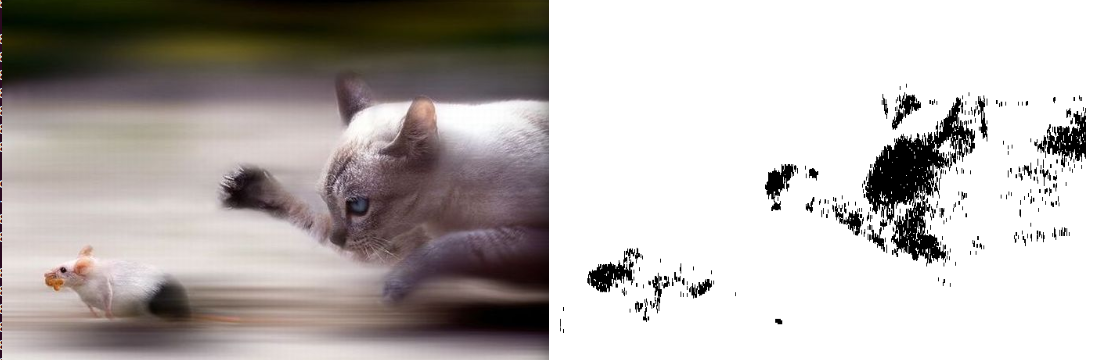
#> input picture demo.png, 1095 x 360 px; its folder holds only this picture in this run
$ python main.py demo.png   (Python 2 division)
#> lines starting #> are read from the running program, lines starting #| are printed output that depends on the picture
### scripts.py
#!/usr/bin/env python
# -*- coding: utf-8 -*-
__author__ = 'Will Brennan'


# Built-in Modules
import os
import argparse
import logging
# Standard Modules
import cv2
import numpy
# Custom Modules

logger = logging.getLogger('main')


def get_logger(level=logging.INFO, quite=False, debug=False, to_file=''):
    """
    This function initialises a logger to stdout.
    :return: logger
    """
    assert level in [logging.DEBUG, logging.INFO, logging.WARNING, logging.CRITICAL]
    logger = logging.getLogger('main')
    formatter = logging.Formatter('%(asctime)s - %(funcName)s - %(levelname)s - %(message)s')
    if debug:
        level = logging.DEBUG
    logger.setLevel(level=level)
    if not quite:
        if to_file:
            fh = logging.FileHandler(to_file)
            fh.setLevel(level=level)
            fh.setFormatter(formatter)
            logger.addHandler(fh)
        else:
            ch = logging.StreamHandler()
            ch.setLevel(level=level)
            ch.setFormatter(formatter)
            logger.addHandler(ch)
    return logger


def get_args(default=None, args_string=''):
    """
    :param default: dictionary of default arguments with keys as `dest`
    :return: command line arguments
    """
    if not default:
        default = {}
    parser = argparse.ArgumentParser(description=__doc__)
    parser.add_argument('image_paths', type=str, nargs='+', help="Filepath for input images or folder containing images")
    parser.add_argument('-p', '--superpixel', dest='superpixel', action='store_true', help='generate blur estimation for superpixels')
    parser.add_argument('-r', '--thresh', dest='thresh', default=10, type=str, help='threshold for deciding if blurry (between 0 & 1)')
    parser.add_argument('-m', '--mask', dest='mask', action='store_true', help='Conduct SLIC Segmentation to generate focus mask')
    parser.add_argument('-d', '--display', dest='display', action='store_true', help='display image steps')
    parser.add_argument('-e', '--debug', dest='debug', action='store_true', help='set logger to debug')
    parser.add_argument('-q', '--quite', dest='quite', action='store_true', help='silence the logger')
    parser.add_argument('-s', '--save', dest='save', action='store_true', help='save blur masks')
    parser.add_argument('-t', '--testing', dest='testing', action='store_true', help='enable testing method')
    if args_string:
        args_string = args_string.split(' ')
        args = parser.parse_args(args_string)
    else:
        args = parser.parse_args()
    return args


def gen_args():
    return get_args(args_string='USED_GEN_ARGS')


def find_images(path, recursive=True):
#> further down, img is the input picture: shape (360, 1095, 3); mean B, G, R 176.8, 179.3, 184.6
    if os.path.isdir(path):
        return list(xfind_images(path, recursive=recursive))
    elif os.path.exists(path):
        return [path]
    else:
        raise ValueError('path is not a valid path or directory')


# [23 lines left out: functions xfind_images, display, not called in this run]

### main.py
#!/usr/bin/env python
# -*- coding: utf-8 -*-
__author__ = 'Will Brennan'

# built-in modules
import logging
import argparse
# Standard modules
import cv2
import numpy
# Custom modules
import scripts
import FocusMask

logger = logging.getLogger('main')


def evaluate(img_col, args):
    numpy.seterr(all='ignore')
    assert isinstance(img_col, numpy.ndarray), 'img_col must be a numpy array'
    assert img_col.ndim == 3, 'img_col must be a color image ({0} dimensions currently)'.format(img_col.ndim)
    assert isinstance(args, argparse.Namespace), 'args must be of type argparse.Namespace not {0}'.format(type(args))
    img_gry = cv2.cvtColor(img_col, cv2.COLOR_RGB2GRAY)
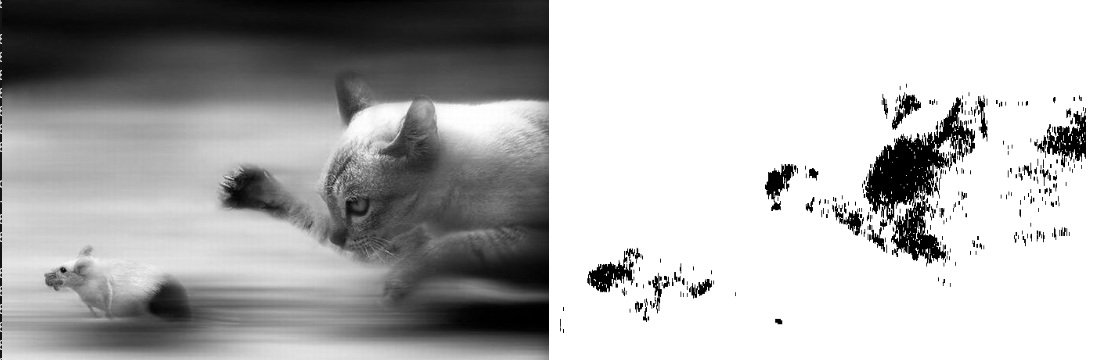
#> img_gry: shape (360, 1095); min 0, max 255, mean 179.1
    rows, cols = img_gry.shape
#> rows = 360; cols = 1095
    crow, ccol = rows/2, cols/2
#> crow = 180; ccol = 547
    f = numpy.fft.fft2(img_gry)
    fshift = numpy.fft.fftshift(f)
    fshift[crow-75:crow+75, ccol-75:ccol+75] = 0
    f_ishift = numpy.fft.ifftshift(fshift)
    img_fft = numpy.fft.ifft2(f_ishift)
    img_fft = 20*numpy.log(numpy.abs(img_fft))
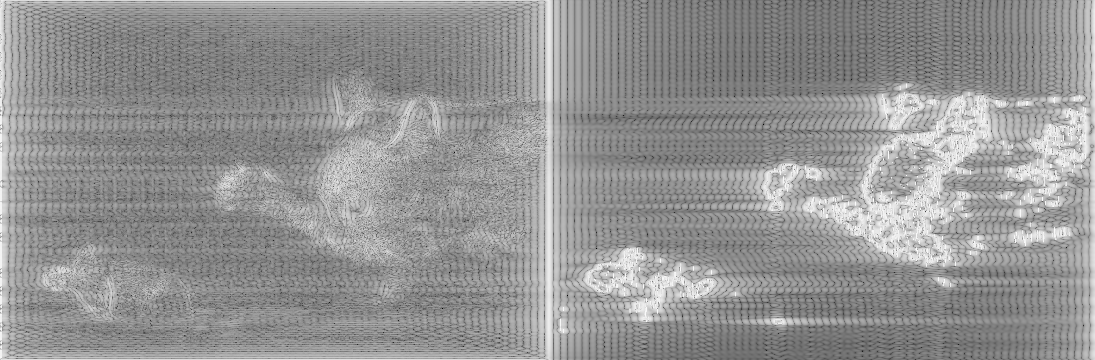
#> img_fft: shape (360, 1095) float64; min -113.8, max 111.2, mean 17.2; drawn with min black and max white
    if args.display and not args.testing:
        cv2.destroyAllWindows()
        scripts.display('img_fft', img_fft)
        scripts.display('img_col', img_col)
        cv2.waitKey(0)
    result = numpy.mean(img_fft)
#> result = 17.16
    return img_fft, result, result < args.thresh


def blur_detector(img_col, thresh=10, mask=False):
    assert isinstance(img_col, numpy.ndarray), 'img_col must be a numpy array'
    assert img_col.ndim == 3, 'img_col must be a color image ({0} dimensions currently)'.format(img_col.ndim)
    args = scripts.gen_args()
    args.thresh = thresh
    if mask:
        return FocusMask.blur_mask(img)
    else:
        return evaluate(img_col=img_col, args=args)


if __name__ == '__main__':
    args = scripts.get_args()
    logger = scripts.get_logger(quite=args.quite, debug=args.debug)
    x_okay, y_okay = [], []
    x_blur, y_blur = [], []
    for path in args.image_paths:
        for img_path in scripts.find_images(path):
            logger.debug('evaluating {0}'.format(img_path))
            img = cv2.imread(img_path)
            if isinstance(img, numpy.ndarray):
                if args.testing:
                    scripts.display('dialog (blurry: Y?)', img)
                    blurry = False
                    if cv2.waitKey(0) in map(lambda i: ord(i), ['Y', 'y']):
                        blurry = True
                    x_axis = [1, 3, 5, 7, 9]
                    for x in x_axis:
                        img_mod = cv2.GaussianBlur(img, (x, x), 0)
                        y = evaluate(img_mod, args=args)[0]
                        if blurry:
                            x_blur.append(x)
                            y_blur.append(y)
                        else:
                            x_okay.append(x)
                            y_okay.append(y)
                elif args.mask:
                    msk, res, blurry = FocusMask.blur_mask(img)
                    img_msk = cv2.bitwise_and(img, img, mask=msk)
                    if args.display:
                        scripts.display('res', img_msk)
                        scripts.display('msk', msk)
                        scripts.display('img', img)
                        cv2.waitKey(0)
                else:
                    img_fft, result, val = evaluate(img, args=args)
#> result = 17.16; val = False
                    logger.info('fft average of {0}'.format(result))
                    if args.display:
                        scripts.display('input', img)
                        scripts.display('img_fft', img_fft)
                        cv2.waitKey(0)
    if args.display and args.testing:
        import matplotlib.pyplot as plt
        logger.debug('x_okay: {0}'.format(x_okay))
        logger.debug('y_okay: {0}'.format(y_okay))
        logger.debug('x_blur: {0}'.format(x_blur))
        logger.debug('y_blur: {0}'.format(y_blur))
        plt.scatter(x_okay, y_okay, color='g')
        plt.scatter(x_blur, y_blur, color='r')
        plt.grid(True)
        plt.show()
